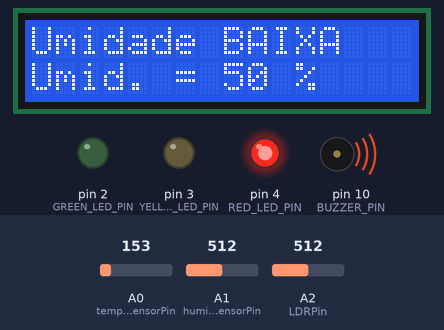
The sketch below on a simulated Arduino Uno, built with avr-gcc and run on an emulated ATmega328P. Shown: 16×2 character LCD, output pins drawn as LEDs (lit = HIGH), buzzer (waves = sounding). The test bench sets the inputs (shaded band); at power-on: A2 (LDRPin) = 512, A1 (humiditySensorPin) = 512, A0 (temperatureSensorPin) = 153. What the sketch prints to the serial monitor is not drawn.

Above: at 1.2 s.
1.3 s: A2 (LDRPin) set to 659
At 3.0 s:
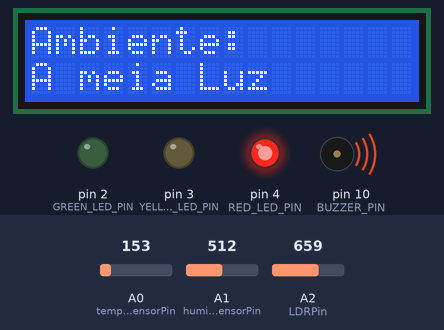
11.5 s: A2 (LDRPin) set to 639
At 14.5 s:
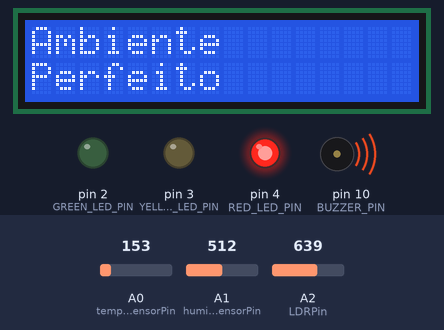
16.5 s: A2 (LDRPin) set to 960
At 24.8 s:
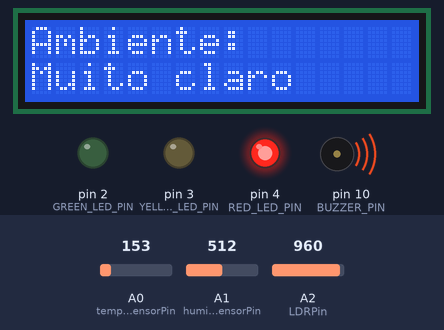
26.7 s: A1 (humiditySensorPin) set to 711
At 34.5 s:
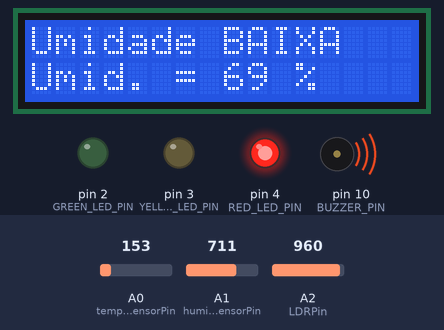
36.6 s: A1 (humiditySensorPin) set to 736
At 45.0 s:
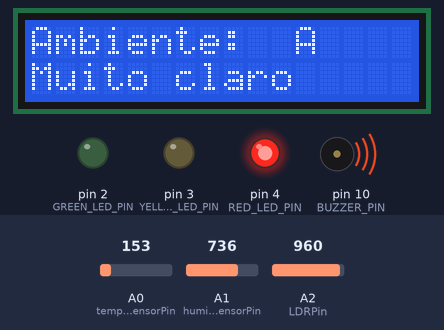
46.8 s: A2 (LDRPin) set to 940
At 53.7 s:
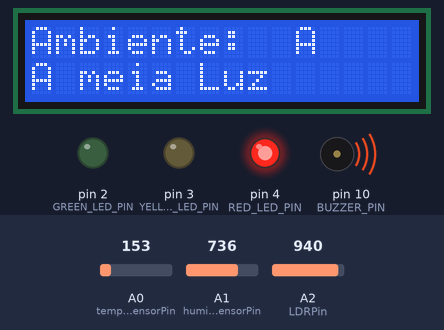
Timing chart, 0 to 55.2 s (numbered marks = the images above; inputs shaded):
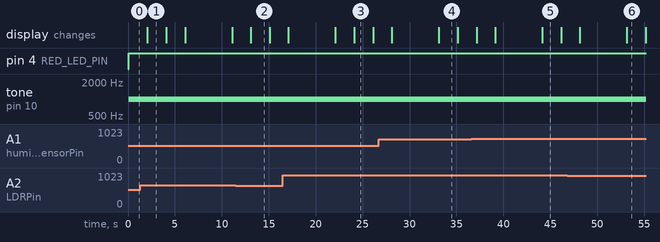

The sketch:

checkpoint2.ino
```cpp
#include <LiquidCrystal.h>

// Definindo as constantes dos pinos
const int temperatureSensorPin = A0;
const int humiditySensorPin = A1;
const int LDRPin = A2;
const int GREEN_LED_PIN = 2;
const int YELLOW_LED_PIN = 3;
const int RED_LED_PIN = 4;
const int BUZZER_PIN = 10;
const int LCD_RS = 12;
const int LCD_EN = 11;
const int LCD_D4 = 8;
const int LCD_D5 = 7;
const int LCD_D6 = 6;
const int LCD_D7 = 5;

// Inicialização do LCD
LiquidCrystal lcd(LCD_RS, LCD_EN, LCD_D4, LCD_D5, LCD_D6, LCD_D7);

void setup() {
  Serial.begin(9600);
  pinMode(GREEN_LED_PIN, OUTPUT);
  pinMode(YELLOW_LED_PIN, OUTPUT);
  pinMode(RED_LED_PIN, OUTPUT);
  pinMode(BUZZER_PIN, OUTPUT);
  lcd.begin(16, 2);
}

void loop() {
  int temperature = readTemperature();
  int humidity = readHumidity();
  int lightLevel = readLightLevel();
  // Exibição dos valores no monitor serial
  Serial.print("Temperature: ");
  Serial.print(temperature, 1);
  Serial.print(" °C / ");
  Serial.println();

  Serial.print("Humidity: ");
  Serial.print(humidity);
  Serial.println("%");
  Serial.print("Leitura: ");
  Serial.print(lightLevel);
  Serial.print("\t");

  // Verificar a condição do ambiente
  if (lightLevel >= 950 || temperature >= 15 || humidity > 70 ||temperature <=9) {
    // Ambiente ruim - LED vermelho aceso
    digitalWrite(GREEN_LED_PIN, LOW);
    digitalWrite(YELLOW_LED_PIN, LOW);
    digitalWrite(RED_LED_PIN, HIGH);
    tone(BUZZER_PIN, 1000);
    umiPrint();
    luzPrint();
    tempPrint();
  } else if (lightLevel >= 650 && lightLevel<=949) {
    // Ambiente mediano - LED amarelo aceso
    digitalWrite(GREEN_LED_PIN, LOW);
    digitalWrite(YELLOW_LED_PIN, HIGH);
    digitalWrite(RED_LED_PIN, LOW);
    noTone(BUZZER_PIN);
    umiPrint();
    luzPrint();
    tempPrint();
    }else if (lightLevel<=649 && (temperature >= 10 && temperature <= 15 || humidity<50)){
    // Ambiente bom - LED verde aceso
    digitalWrite(GREEN_LED_PIN, HIGH);
    digitalWrite(YELLOW_LED_PIN, LOW);
    digitalWrite(RED_LED_PIN, LOW);
    noTone(BUZZER_PIN);
    umiPrint();
    luzPrint();
    tempPrint();
  }

  delay(5000);  // Aguardar 5 segundos antes de atualizar os valores novamente
}
int readTemperature() {
  int rawValue = analogRead(temperatureSensorPin);
  double voltage = (rawValue / 1023.0) * 5000; // 5000 para obter milivolts
  double celsius = (voltage - 500) * 0.1; // 500 é o deslocamento
  return celsius;
}
int readHumidity() {
  int rawValue = analogRead(humiditySensorPin);
  int percentage = map(rawValue, 0, 1023, 0, 100);
  return percentage;
}
int readLightLevel() {
  int rawValue = analogRead(LDRPin);

  return rawValue;
}
int luzPrint(){

    int lightLevel = readLightLevel();
    if (lightLevel >= 950 ){
        lcd.setCursor(0, 0);
        lcd.print("Ambiente:  ");
        lcd.setCursor(0, 1);
        lcd.print("Muito claro    ");
        delay(2000);
        lcd.clear();
    }else if (lightLevel >= 650 && lightLevel<=949){
        lcd.setCursor(0, 0);
        lcd.print("Ambiente:  ");
        lcd.setCursor(0, 1);
        lcd.print("A meia Luz    ");
        delay(2000);
        lcd.clear();
    }else if (lightLevel<=649){
        lcd.setCursor(0, 0);
        lcd.print("Ambiente    ");
        lcd.setCursor(0, 1);
        lcd.print("Perfeito       ");
        delay(2000);
        lcd.clear();
    }
}
int tempPrint(){
    int temperature = readTemperature();

    if(temperature <=9 || temperature >=15){
        lcd.setCursor(0, 0);
        lcd.print("Temp. ALTA    ");
        lcd.setCursor(0, 1);
        lcd.print("Temp. = ");
        lcd.print(temperature);
        lcd.print(" C");
        delay(2000);
        lcd.clear();
    }else{
        lcd.setCursor(0, 0);
        lcd.print("Temp. OK    ");
        lcd.setCursor(0, 1);
        lcd.print("Temp. = ");
        lcd.print(temperature);
        lcd.print(" C");
        delay(2000);
        lcd.clear();
    }
}
int umiPrint(){
    int humidity = readHumidity();
    if (humidity>70){
        lcd.print("Umidade ALTA   ");
        lcd.setCursor(0, 1);
        lcd.print("Umid. = ");
        lcd.print(humidity);
        lcd.print(" %");
    }else{
        lcd.print("Umidade BAIXA   ");
        lcd.setCursor(0, 1);
        lcd.print("Umid. = ");
        lcd.print(humidity);
        lcd.print(" %");
        delay(2000);
        lcd.clear();
    }
}
```

Measured:
- the behaviour switches between 726 and 727 on A1 (humiditySensorPin) (found by bisection; images 4 and 5)
- after the input at 1.3 s, the display: changes after 0.77 s (image 1)
- after the input at 11.5 s, the display: changes after 1.6 s (image 2)
- after the input at 16.5 s, the display: first differs from a run without the input after 7.6 s (image 3)
- after the input at 36.6 s, the display: first differs from a run without the input after 7.6 s (image 5)
- after the input at 46.8 s, the display: first differs from a run without the input after 6.4 s (image 6)
- what the display in image 1 shows lasts 2.0 s, from 2.1 s to 4.1 s
